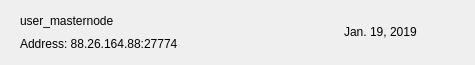
<?xml version="1.0" encoding="UTF-8"?>
<ui version="4.0">
 <class>MNRow</class>
 <widget class="QWidget" name="MNRow">
  <property name="geometry">
   <rect>
    <x>0</x>
    <y>0</y>
    <width>475</width>
    <height>65</height>
   </rect>
  </property>
  <property name="windowTitle">
   <string>Form</string>
  </property>
  <property name="styleSheet">
   <string notr="true"/>
  </property>
  <layout class="QVBoxLayout" name="verticalLayout_2">
   <property name="spacing">
    <number>0</number>
   </property>
   <property name="leftMargin">
    <number>20</number>
   </property>
   <property name="topMargin">
    <number>0</number>
   </property>
   <property name="rightMargin">
    <number>20</number>
   </property>
   <property name="bottomMargin">
    <number>0</number>
   </property>
   <item>
    <widget class="QFrame" name="frame_2">
     <property name="styleSheet">
      <string notr="true">border:none;</string>
     </property>
     <property name="frameShape">
      <enum>QFrame::StyledPanel</enum>
     </property>
     <property name="frameShadow">
      <enum>QFrame::Raised</enum>
     </property>
     <layout class="QHBoxLayout" name="horizontalLayout">
      <property name="leftMargin">
       <number>0</number>
      </property>
      <property name="rightMargin">
       <number>0</number>
      </property>
      <item>
       <widget class="QFrame" name="frame">
        <property name="styleSheet">
         <string notr="true">border:none;padding:0px;</string>
        </property>
        <property name="frameShape">
         <enum>QFrame::StyledPanel</enum>
        </property>
        <property name="frameShadow">
         <enum>QFrame::Raised</enum>
        </property>
        <layout class="QVBoxLayout" name="verticalLayout">
         <property name="spacing">
          <number>0</number>
         </property>
         <property name="leftMargin">
          <number>0</number>
         </property>
         <property name="topMargin">
          <number>0</number>
         </property>
         <property name="rightMargin">
          <number>0</number>
         </property>
         <property name="bottomMargin">
          <number>0</number>
         </property>
         <item>
          <widget class="QLabel" name="labelName">
           <property name="text">
            <string>user_masternode</string>
           </property>
          </widget>
         </item>
         <item>
          <widget class="QLabel" name="labelAddress">
           <property name="text">
            <string>Address: 88.26.164.88:27774</string>
           </property>
          </widget>
         </item>
        </layout>
       </widget>
      </item>
      <item>
       <spacer name="horizontalSpacer">
        <property name="orientation">
         <enum>Qt::Horizontal</enum>
        </property>
        <property name="sizeHint" stdset="0">
         <size>
          <width>40</width>
          <height>20</height>
         </size>
        </property>
       </spacer>
      </item>
      <item>
       <widget class="QLabel" name="labelDate">
        <property name="text">
         <string>Jan. 19, 2019</string>
        </property>
       </widget>
      </item>
      <item>
       <widget class="QPushButton" name="pushButtonMenu">
        <property name="styleSheet">
         <string notr="true">border:none; background-color:transparent; padding:0px;</string>
        </property>
        <property name="text">
         <string/>
        </property>
        <property name="icon">
         <iconset>
          <normaloff>:/ic-menu-hover</normaloff>:/ic-menu-hover</iconset>
        </property>
        <property name="iconSize">
         <size>
          <width>24</width>
          <height>24</height>
         </size>
        </property>
       </widget>
      </item>
     </layout>
    </widget>
   </item>
   <item>
    <widget class="QLabel" name="lblDivisory">
     <property name="minimumSize">
      <size>
       <width>0</width>
       <height>1</height>
      </size>
     </property>
     <property name="maximumSize">
      <size>
       <width>16777215</width>
       <height>1</height>
      </size>
     </property>
     <property name="text">
      <string/>
     </property>
     <property name="alignment">
      <set>Qt::AlignBottom|Qt::AlignLeading|Qt::AlignLeft</set>
     </property>
    </widget>
   </item>
  </layout>
 </widget>
 <resources/>
 <connections/>
</ui>
